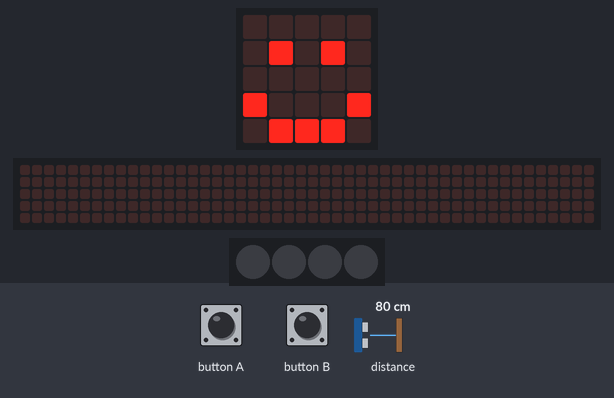
Simulated run of this program. Board: BBC micro:bit (MakeCode). Parts: the board's 5×5 LED display, a strip that is not on the board, showing the scrolling text unrolled, 4 RGB LEDs in strip order, left to right. The inputs (shaded band) are chosen by the test bench; at power-on: distance to the obstacle 80 cm. The 48×5 strip is a reading aid, not a part: it shows the text the display is scrolling, unrolled, one strip-width of it at a time.

Above: at 1.8 s.
1.9 s: button A pressed for 0.15 s
At 2.13 s:
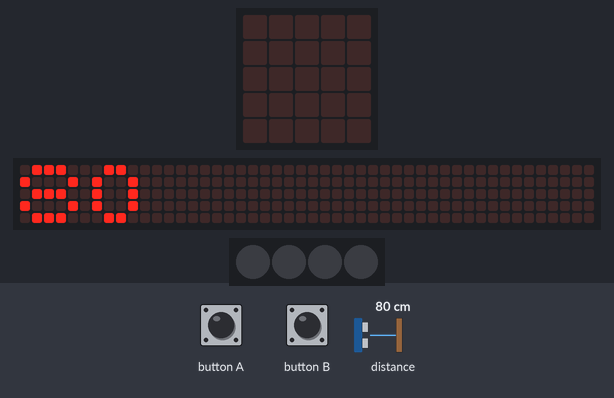
At 2.58 s:
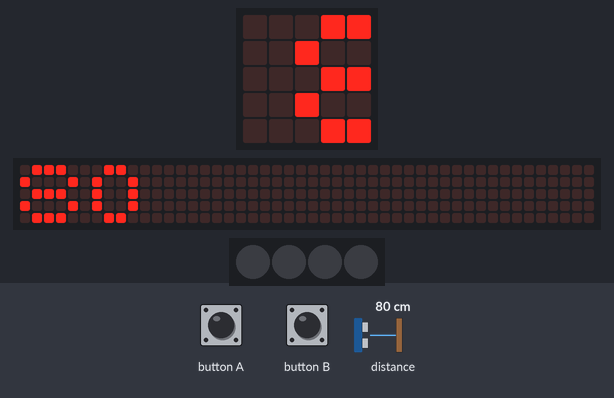
2.6 s: button B pressed for 0.15 s
At 2.88 s:
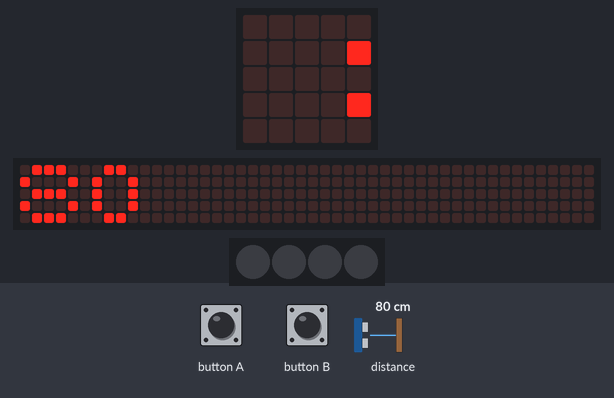
3.3 s: button B pressed for 0.15 s
4.0 s: button A pressed for 0.15 s
4.7 s: distance to the obstacle set to 2 cm
6.7 s: distance to the obstacle set to 18 cm
At 10.0 s:
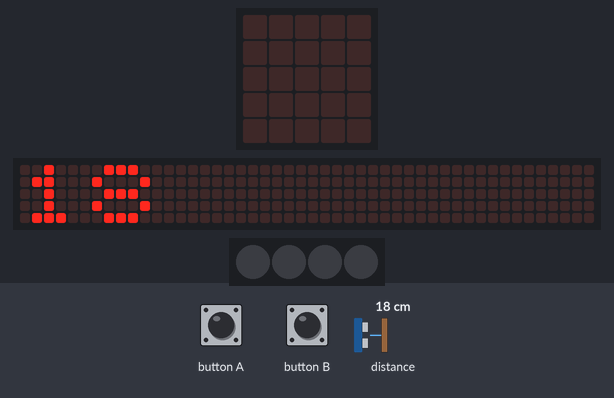
Timing chart, 0 to 11.5 s (numbered marks = the images above; inputs shaded):
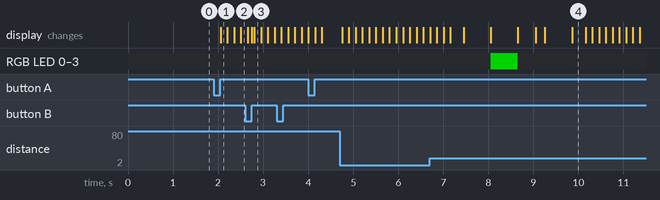

The program:

main.ts
```typescript
// (licence header left out)
// variables needed
let distanceToObject: number = 0
let neopixelStrip: neopixel.Strip = null

// setting up
basic.clearScreen()
neopixelStrip = neopixel.create(DigitalPin.P16, 4, NeoPixelMode.RGB)
neopixelStrip.setPixelColor(0, neopixel.colors(NeoPixelColors.Black))
neopixelStrip.setPixelColor(1, neopixel.colors(NeoPixelColors.Black))
neopixelStrip.setPixelColor(2, neopixel.colors(NeoPixelColors.Black))
neopixelStrip.setPixelColor(3, neopixel.colors(NeoPixelColors.Black))
neopixelStrip.show()
basic.showIcon(IconNames.Happy)

// pressing Button A
input.onButtonPressed(Button.A, function () {
    // getting the distance
    distanceToObject = sonar.ping(
        DigitalPin.P1,
        DigitalPin.P2,
        PingUnit.Centimeters)
    basic.clearScreen()
    basic.showNumber(distanceToObject)
    basic.showString('cm')
    if (distanceToObject < 10) {
        // if distance is less than 10 cm
        basic.showIcon(IconNames.No)
        neopixelStrip.setPixelColor(0, neopixel.colors(NeoPixelColors.Red))
        neopixelStrip.setPixelColor(1, neopixel.colors(NeoPixelColors.Red))
        neopixelStrip.setPixelColor(2, neopixel.colors(NeoPixelColors.Red))
        neopixelStrip.setPixelColor(3, neopixel.colors(NeoPixelColors.Red))
    }
    else {
        // if distance is more than or equal to 10 cm
        basic.showIcon(IconNames.Yes)
        neopixelStrip.setPixelColor(0, neopixel.colors(NeoPixelColors.Green))
        neopixelStrip.setPixelColor(1, neopixel.colors(NeoPixelColors.Green))
        neopixelStrip.setPixelColor(2, neopixel.colors(NeoPixelColors.Green))
        neopixelStrip.setPixelColor(3, neopixel.colors(NeoPixelColors.Green))
    }

    neopixelStrip.show()
    basic.pause(1000)
    basic.clearScreen()
    neopixelStrip.setPixelColor(0, neopixel.colors(NeoPixelColors.Black))
    neopixelStrip.setPixelColor(1, neopixel.colors(NeoPixelColors.Black))
    neopixelStrip.setPixelColor(2, neopixel.colors(NeoPixelColors.Black))
    neopixelStrip.setPixelColor(3, neopixel.colors(NeoPixelColors.Black))
    neopixelStrip.show()
    basic.showIcon(IconNames.Happy)
})

// pressing Button B
input.onButtonPressed(Button.B, function () {
    neopixelStrip.clear()
    neopixelStrip.show()
    basic.clearScreen()
    basic.showIcon(IconNames.Happy)
})
```

Measured:
- after the input at 1.9 s, the display: changes after 0.16 s (image 1)
- after the input at 2.6 s, the display: first differs from a run without the input after 0.15 s (image 3 shows a later state)
- after the input at 6.7 s, the display: first differs from a run without the input after 3.2 s (image 4)
